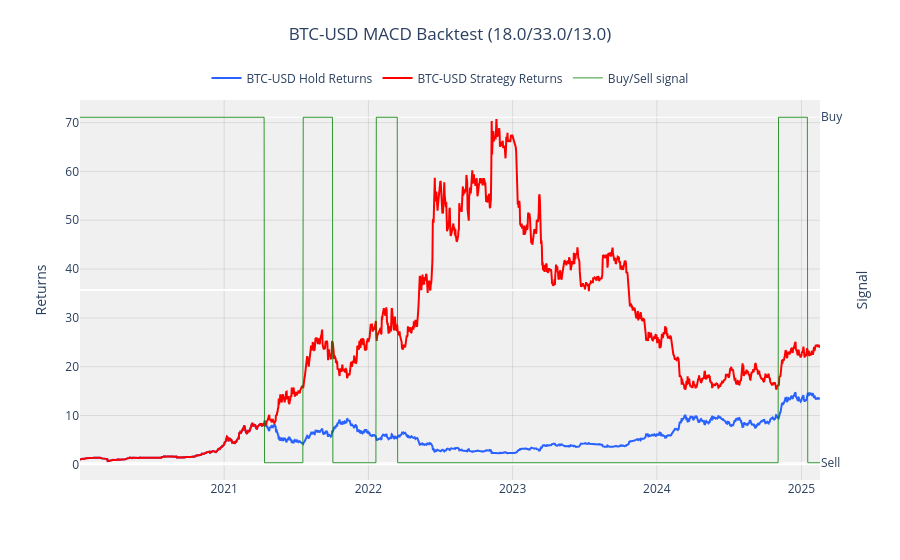

Notebook cell for this chart:
### Code cell
# or optimize weights between different signals
macd = MACD(btc)
macd.optimize(inplace=True)
macd.backtest()

### Figure 1 — Plotly figure (JSON) as saved in the notebook; plotly's stock layout.template omitted (floating-point values rounded to 4 significant figures; data arrays with more than 128 entries replaced by an {"elided": "..."} marker saying what was removed)
{"data": [{"line": {"color": "#2962FF", "dash": "solid", "width": 2}, "name": "BTC-USD Hold Returns", "type": "scatter", "x": {"elided": "1874 str values"}, "y": {"elided": "1874 float values"}, "yaxis": "y"}, {"line": {"color": "red", "dash": "solid", "width": 2}, "name": "BTC-USD Strategy Returns", "type": "scatter", "x": {"elided": "1874 str values"}, "y": {"elided": "1874 float values"}, "yaxis": "y"}, {"line": {"color": "green", "dash": "solid", "width": 0.8}, "name": "Buy/Sell signal", "type": "scatter", "x": {"elided": "1874 str values"}, "y": {"elided": "1874 int values"}, "yaxis": "y2"}], "layout": {"hovermode": "x unified", "legend": {"bgcolor": "rgba(255,255,255,0.8)", "orientation": "h", "x": 0.5, "xanchor": "center", "y": 1.02, "yanchor": "bottom"}, "paper_bgcolor": "white", "plot_bgcolor": "rgba(240,240,240,0.95)", "title": {"text": "BTC-USD MACD Backtest (18.0/33.0/13.0)", "x": 0.5, "y": 0.95}, "xaxis": {"gridcolor": "rgba(128,128,128,0.2)", "gridwidth": 1, "showgrid": true, "title": {}}, "yaxis": {"gridcolor": "rgba(128,128,128,0.2)", "gridwidth": 1, "showgrid": true, "title": {"text": "Returns"}}, "yaxis2": {"overlaying": "y", "range": [-1.1, 1.1], "side": "right", "tickmode": "array", "ticktext": ["Sell", "Buy"], "tickvals": [-1, 1], "title": {"text": "Signal"}}}}
